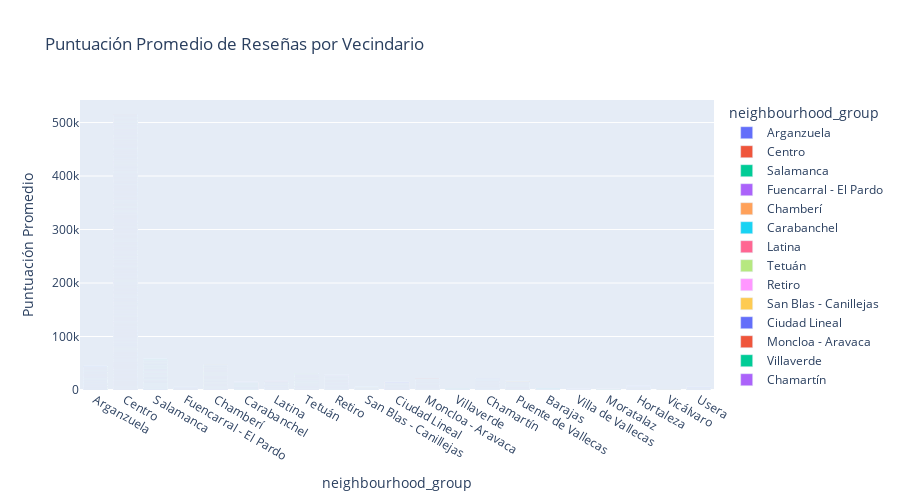

The code cell stored with this chart in its notebook:
### Markdown cell above
### Unimos el dataframe de reseñas y localización para graficar

### Code cell
fig = px.bar(df_combined,
             x='neighbourhood_group', 
             y='review_scores_rating', 
             color='neighbourhood_group',
             title='Puntuación Promedio de Reseñas por Vecindario',
             labels={'review_scores_rating': 'Puntuación Promedio',
                     'neighbourhood': 'Vecindario'},
             height=500)

# Mostrar el gráfico
fig.show()

### Figure 1 — Plotly figure (JSON) as saved in the notebook; plotly's stock layout.template omitted (floating-point values rounded to 4 significant figures; data arrays with more than 128 entries replaced by an {"elided": "..."} marker saying what was removed)
{"data": [{"alignmentgroup": "True", "hovertemplate": "neighbourhood_group=%{x}<br>Puntuación Promedio=%{y}<extra></extra>", "legendgroup": "Arganzuela", "marker": {"color": "#636efa", "pattern": {"shape": ""}}, "name": "Arganzuela", "offsetgroup": "Arganzuela", "orientation": "v", "showlegend": true, "textposition": "auto", "type": "bar", "x": {"elided": "549 str values"}, "xaxis": "x", "y": {"elided": "549 int values"}, "yaxis": "y"}, {"alignmentgroup": "True", "hovertemplate": "neighbourhood_group=%{x}<br>Puntuación Promedio=%{y}<extra></extra>", "legendgroup": "Centro", "marker": {"color": "#EF553B", "pattern": {"shape": ""}}, "name": "Centro", "offsetgroup": "Centro", "orientation": "v", "showlegend": true, "textposition": "auto", "type": "bar", "x": {"elided": "6296 str values"}, "xaxis": "x", "y": {"elided": "6296 int values"}, "yaxis": "y"}, {"alignmentgroup": "True", "hovertemplate": "neighbourhood_group=%{x}<br>Puntuación Promedio=%{y}<extra></extra>", "legendgroup": "Salamanca", "marker": {"color": "#00cc96", "pattern": {"shape": ""}}, "name": "Salamanca", "offsetgroup": "Salamanca", "orientation": "v", "showlegend": true, "textposition": "auto", "type": "bar", "x": {"elided": "799 str values"}, "xaxis": "x", "y": {"elided": "799 int values"}, "yaxis": "y"}, {"alignmentgroup": "True", "hovertemplate": "neighbourhood_group=%{x}<br>Puntuación Promedio=%{y}<extra></extra>", "legendgroup": "Fuencarral - El Pardo", "marker": {"color": "#ab63fa", "pattern": {"shape": ""}}, "name": "Fuencarral - El Pardo", "offsetgroup": "Fuencarral - El Pardo", "orientation": "v", "showlegend": true, "textposition": "auto", "type": "bar", "x": ["Fuencarral - El Pardo", "Fuencarral - El Pardo", "Fuencarral - El Pardo", "Fuencarral - El Pardo", "Fuencarral - El Pardo", "Fuencarral - El Pardo", "Fuencarral - El Pardo", "Fuencarral - El Pardo", "Fuencarral - El Pardo", "Fuencarral - El Pardo", "Fuencarral - El Pardo", "Fuencarral - El Pardo", "Fuencarral - El Pardo", "Fuencarral - El Pardo", "Fuencarral - El Pardo", "Fuencarral - El Pardo", "Fuencarral - El Pardo", "Fuencarral - El Pardo", "Fuencarral - El Pardo", "Fuencarral - El Pardo", "Fuencarral - El Pardo", "Fuencarral - El Pardo", "Fuencarral - El Pardo", "Fuencarral - El Pardo", "Fuencarral - El Pardo", "Fuencarral - El Pardo", "Fuencarral - El Pardo", "Fuencarral - El Pardo", "Fuencarral - El Pardo", "Fuencarral - El Pardo", "Fuencarral - El Pardo", "Fuencarral - El Pardo", "Fuencarral - El Pardo", "Fuencarral - El Pardo", "Fuencarral - El Pardo", "Fuencarral - El Pardo", "Fuencarral - El Pardo", "Fuencarral - El Pardo", "Fuencarral - El Pardo", "Fuencarral - El Pardo", "Fuencarral - El Pardo", "Fuencarral - El Pardo", "Fuencarral - El Pardo", "Fuencarral - El Pardo", "Fuencarral - El Pardo", "Fuencarral - El Pardo", "Fuencarral - El Pardo", "Fuencarral - El Pardo", "Fuencarral - El Pardo", "Fuencarral - El Pardo", "Fuencarral - El Pardo", "Fuencarral - El Pardo", "Fuencarral - El Pardo", "Fuencarral - El Pardo", "Fuencarral - El Pardo", "Fuencarral - El Pardo", "Fuencarral - El Pardo", "Fuencarral - El Pardo", "Fuencarral - El Pardo", "Fuencarral - El Pardo", "Fuencarral - El Pardo", "Fuencarral - El Pardo", "Fuencarral - El Pardo", "Fuencarral - El Pardo", "Fuencarral - El Pardo", "Fuencarral - El Pardo", "Fuencarral - El Pardo", "Fuencarral - El Pardo", "Fuencarral - El Pardo", "Fuencarral - El Pardo", "Fuencarral - El Pardo", "Fuencarral - El Pardo", "Fuencarral - El Pardo", "Fuencarral - El Pardo", "Fuencarral - El Pardo", "Fuencarral - El Pardo", "Fuencarral - El Pardo", "Fuencarral - El Pardo", "Fuencarral - El Pardo", "Fuencarral - El Pardo", "Fuencarral - El Pardo", "Fuencarral - El Pardo", "Fuencarral - El Pardo"], "xaxis": "x", "y": [93, null, 97, null, 98, null, null, null, null, 95, 88, 95, 94, 40, 95, 90, 100, 100, 98, 100, 95, 87, 87, 100, 98, 98, null, 94, 90, 98, null, 87, 84, 98, null, null, 99, null, null, null, 86, 72, 94, null, 97, 84, 100, 92, null, null, null, 92, 92, 87, null, 78, 90, 95, null, 80, 97, 80, null, null, 97, 80, 100, 98, 100, null, null, 100, 73, 100, 60, 40, null, null, 100, null, null, null, null], "yaxis": "y"}, {"alignmentgroup": "True", "hovertemplate": "neighbourhood_group=%{x}<br>Puntuación Promedio=%{y}<extra></extra>", "legendgroup": "Chamberí", "marker": {"color": "#FFA15A", "pattern": {"shape": ""}}, "name": "Chamberí", "offsetgroup": "Chamberí", "orientation": "v", "showlegend": true, "textposition": "auto", "type": "bar", "x": {"elided": "645 str values"}, "xaxis": "x", "y": {"elided": "645 int values"}, "yaxis": "y"}, {"alignmentgroup": "True", "hovertemplate": "neighbourhood_group=%{x}<br>Puntuación Promedio=%{y}<extra></extra>", "legendgroup": "Carabanchel", "marker": {"color": "#19d3f3", "pattern": {"shape": ""}}, "name": "Carabanchel", "offsetgroup": "Carabanchel", "orientation": "v", "showlegend": true, "textposition": "auto", "type": "bar", "x": {"elided": "214 str values"}, "xaxis": "x", "y": {"elided": "214 int values"}, "yaxis": "y"}, {"alignmentgroup": "True", "hovertemplate": "neighbourhood_group=%{x}<br>Puntuación Promedio=%{y}<extra></extra>", "legendgroup": "Latina", "marker": {"color": "#FF6692", "pattern": {"shape": ""}}, "name": "Latina", "offsetgroup": "Latina", "orientation": "v", "showlegend": true, "textposition": "auto", "type": "bar", "x": {"elided": "230 str values"}, "xaxis": "x", "y": {"elided": "230 int values"}, "yaxis": "y"}, {"alignmentgroup": "True", "hovertemplate": "neighbourhood_group=%{x}<br>Puntuación Promedio=%{y}<extra></extra>", "legendgroup": "Tetuán", "marker": {"color": "#B6E880", "pattern": {"shape": ""}}, "name": "Tetuán", "offsetgroup": "Tetuán", "orientation": "v", "showlegend": true, "textposition": "auto", "type": "bar", "x": {"elided": "433 str values"}, "xaxis": "x", "y": {"elided": "433 int values"}, "yaxis": "y"}, {"alignmentgroup": "True", "hovertemplate": "neighbourhood_group=%{x}<br>Puntuación Promedio=%{y}<extra></extra>", "legendgroup": "Retiro", "marker": {"color": "#FF97FF", "pattern": {"shape": ""}}, "name": "Retiro", "offsetgroup": "Retiro", "orientation": "v", "showlegend": true, "textposition": "auto", "type": "bar", "x": {"elided": "351 str values"}, "xaxis": "x", "y": {"elided": "351 int values"}, "yaxis": "y"}, {"alignmentgroup": "True", "hovertemplate": "neighbourhood_group=%{x}<br>Puntuación Promedio=%{y}<extra></extra>", "legendgroup": "San Blas - Canillejas", "marker": {"color": "#FECB52", "pattern": {"shape": ""}}, "name": "San Blas - Canillejas", "offsetgroup": "San Blas - Canillejas", "orientation": "v", "showlegend": true, "textposition": "auto", "type": "bar", "x": ["San Blas - Canillejas", "San Blas - Canillejas", "San Blas - Canillejas", "San Blas - Canillejas", "San Blas - Canillejas", "San Blas - Canillejas", "San Blas - Canillejas", "San Blas - Canillejas", "San Blas - Canillejas", "San Blas - Canillejas", "San Blas - Canillejas", "San Blas - Canillejas", "San Blas - Canillejas", "San Blas - Canillejas", "San Blas - Canillejas", "San Blas - Canillejas", "San Blas - Canillejas", "San Blas - Canillejas", "San Blas - Canillejas", "San Blas - Canillejas", "San Blas - Canillejas", "San Blas - Canillejas", "San Blas - Canillejas", "San Blas - Canillejas", "San Blas - Canillejas", "San Blas - Canillejas", "San Blas - Canillejas", "San Blas - Canillejas", "San Blas - Canillejas", "San Blas - Canillejas", "San Blas - Canillejas", "San Blas - Canillejas", "San Blas - Canillejas", "San Blas - Canillejas", "San Blas - Canillejas", "San Blas - Canillejas", "San Blas - Canillejas", "San Blas - Canillejas", "San Blas - Canillejas", "San Blas - Canillejas", "San Blas - Canillejas", "San Blas - Canillejas", "San Blas - Canillejas", "San Blas - Canillejas", "San Blas - Canillejas", "San Blas - Canillejas", "San Blas - Canillejas", "San Blas - Canillejas", "San Blas - Canillejas", "San Blas - Canillejas", "San Blas - Canillejas", "San Blas - Canillejas", "San Blas - Canillejas", "San Blas - Canillejas", "San Blas - Canillejas", "San Blas - Canillejas", "San Blas - Canillejas", "San Blas - Canillejas", "San Blas - Canillejas", "San Blas - Canillejas", "San Blas - Canillejas", "San Blas - Canillejas", "San Blas - Canillejas", "San Blas - Canillejas", "San Blas - Canillejas", "San Blas - Canillejas", "San Blas - Canillejas", "San Blas - Canillejas", "San Blas - Canillejas", "San Blas - Canillejas", "San Blas - Canillejas", "San Blas - Canillejas", "San Blas - Canillejas", "San Blas - Canillejas", "San Blas - Canillejas", "San Blas - Canillejas", "San Blas - Canillejas", "San Blas - Canillejas", "San Blas - Canillejas", "San Blas - Canillejas", "San Blas - Canillejas", "San Blas - Canillejas", "San Blas - Canillejas", "San Blas - Canillejas", "San Blas - Canillejas", "San Blas - Canillejas"], "xaxis": "x", "y": [85, 96, 91, null, 95, null, 94, 96, 73, 87, 100, 84, 96, 95, 97, 96, 91, 90, 83, 98, 96, 93, 97, 86, 90, null, 97, null, 92, 94, 97, 98, null, 95, 98, 77, 85, 99, 90, null, 89, 94, 97, 95, 100, null, 84, null, null, null, 100, null, 94, null, 100, null, null, null, null, 80, null, null, null, null, null, null, null, null, null, null, null, 100, 96, null, 96, 94, 100, 89, 87, 90, 93, null, 100, null, 85, null], "yaxis": "y"}, {"alignmentgroup": "True", "hovertemplate": "neighbourhood_group=%{x}<br>Puntuación Promedio=%{y}<extra></extra>", "legendgroup": "Ciudad Lineal", "marker": {"color": "#636efa", "pattern": {"shape": ""}}, "name": "Ciudad Lineal", "offsetgroup": "Ciudad Lineal", "orientation": "v", "showlegend": true, "textposition": "auto", "type": "bar", "x": {"elided": "193 str values"}, "xaxis": "x", "y": {"elided": "193 int values"}, "yaxis": "y"}, {"alignmentgroup": "True", "hovertemplate": "neighbourhood_group=%{x}<br>Puntuación Promedio=%{y}<extra></extra>", "legendgroup": "Moncloa - Aravaca", "marker": {"color": "#EF553B", "pattern": {"shape": ""}}, "name": "Moncloa - Aravaca", "offsetgroup": "Moncloa - Aravaca", "orientation": "v", "showlegend": true, "textposition": "auto", "type": "bar", "x": {"elided": "270 str values"}, "xaxis": "x", "y": {"elided": "270 int values"}, "yaxis": "y"}, {"alignmentgroup": "True", "hovertemplate": "neighbourhood_group=%{x}<br>Puntuación Promedio=%{y}<extra></extra>", "legendgroup": "Villaverde", "marker": {"color": "#00cc96", "pattern": {"shape": ""}}, "name": "Villaverde", "offsetgroup": "Villaverde", "orientation": "v", "showlegend": true, "textposition": "auto", "type": "bar", "x": ["Villaverde", "Villaverde", "Villaverde", "Villaverde", "Villaverde", "Villaverde", "Villaverde", "Villaverde", "Villaverde", "Villaverde", "Villaverde", "Villaverde", "Villaverde", "Villaverde", "Villaverde", "Villaverde", "Villaverde", "Villaverde", "Villaverde", "Villaverde", "Villaverde", "Villaverde", "Villaverde", "Villaverde", "Villaverde", "Villaverde", "Villaverde", "Villaverde", "Villaverde", "Villaverde", "Villaverde", "Villaverde", "Villaverde", "Villaverde", "Villaverde"], "xaxis": "x", "y": [93, 94, 99, 99, 93, 93, 100, 99, 93, 98, null, null, null, 95, 96, 95, 100, 70, null, 80, 85, 100, 74, 84, 95, 100, 90, 70, 97, null, 100, 90, 90, 91, null], "yaxis": "y"}, {"alignmentgroup": "True", "hovertemplate": "neighbourhood_group=%{x}<br>Puntuación Promedio=%{y}<extra></extra>", "legendgroup": "Chamartín", "marker": {"color": "#ab63fa", "pattern": {"shape": ""}}, "name": "Chamartín", "offsetgroup": "Chamartín", "orientation": "v", "showlegend": true, "textposition": "auto", "type": "bar", "x": {"elided": "297 str values"}, "xaxis": "x", "y": {"elided": "297 int values"}, "yaxis": "y"}, {"alignmentgroup": "True", "hovertemplate": "neighbourhood_group=%{x}<br>Puntuación Promedio=%{y}<extra></extra>", "legendgroup": "Puente de Vallecas", "marker": {"color": "#FFA15A", "pattern": {"shape": ""}}, "name": "Puente de Vallecas", "offsetgroup": "Puente de Vallecas", "orientation": "v", "showlegend": true, "textposition": "auto", "type": "bar", "x": {"elided": "209 str values"}, "xaxis": "x", "y": {"elided": "209 int values"}, "yaxis": "y"}, {"alignmentgroup": "True", "hovertemplate": "neighbourhood_group=%{x}<br>Puntuación Promedio=%{y}<extra></extra>", "legendgroup": "Barajas", "marker": {"color": "#19d3f3", "pattern": {"shape": ""}}, "name": "Barajas", "offsetgroup": "Barajas", "orientation": "v", "showlegend": true, "textposition": "auto", "type": "bar", "x": ["Barajas", "Barajas", "Barajas", "Barajas", "Barajas", "Barajas", "Barajas", "Barajas", "Barajas", "Barajas", "Barajas", "Barajas", "Barajas", "Barajas", "Barajas", "Barajas", "Barajas", "Barajas", "Barajas", "Barajas", "Barajas", "Barajas", "Barajas", "Barajas", "Barajas", "Barajas", "Barajas", "Barajas"], "xaxis": "x", "y": [100, null, 100, 98, 95, 98, 82, 93, 93, null, 95, 96, 93, 95, 88, null, 85, 95, 84, 94, 96, 100, 95, 93, 100, null, null, 100], "yaxis": "y"}, {"alignmentgroup": "True", "hovertemplate": "neighbourhood_group=%{x}<br>Puntuación Promedio=%{y}<extra></extra>", "legendgroup": "Villa de Vallecas", "marker": {"color": "#FF6692", "pattern": {"shape": ""}}, "name": "Villa de Vallecas", "offsetgroup": "Villa de Vallecas", "orientation": "v", "showlegend": true, "textposition": "auto", "type": "bar", "x": ["Villa de Vallecas", "Villa de Vallecas", "Villa de Vallecas", "Villa de Vallecas", "Villa de Vallecas", "Villa de Vallecas", "Villa de Vallecas", "Villa de Vallecas", "Villa de Vallecas", "Villa de Vallecas", "Villa de Vallecas", "Villa de Vallecas", "Villa de Vallecas", "Villa de Vallecas", "Villa de Vallecas", "Villa de Vallecas", "Villa de Vallecas", "Villa de Vallecas"], "xaxis": "x", "y": [100, 100, 93, 97, 94, 97, 98, 83, 96, 93, 96, null, 91, 91, null, 77, null, null], "yaxis": "y"}, {"alignmentgroup": "True", "hovertemplate": "neighbourhood_group=%{x}<br>Puntuación Promedio=%{y}<extra></extra>", "legendgroup": "Moratalaz", "marker": {"color": "#B6E880", "pattern": {"shape": ""}}, "name": "Moratalaz", "offsetgroup": "Moratalaz", "orientation": "v", "showlegend": true, "textposition": "auto", "type": "bar", "x": ["Moratalaz", "Moratalaz", "Moratalaz", "Moratalaz", "Moratalaz", "Moratalaz", "Moratalaz", "Moratalaz", "Moratalaz", "Moratalaz", "Moratalaz", "Moratalaz", "Moratalaz", "Moratalaz", "Moratalaz", "Moratalaz", "Moratalaz", "Moratalaz", "Moratalaz", "Moratalaz", "Moratalaz", "Moratalaz", "Moratalaz"], "xaxis": "x", "y": [97, 93, 95, null, 88, 99, 96, null, 91, null, 82, 89, 93, null, null, 93, 87, 100, 100, null, 100, 100, null], "yaxis": "y"}, {"alignmentgroup": "True", "hovertemplate": "neighbourhood_group=%{x}<br>Puntuación Promedio=%{y}<extra></extra>", "legendgroup": "Hortaleza", "marker": {"color": "#FF97FF", "pattern": {"shape": ""}}, "name": "Hortaleza", "offsetgroup": "Hortaleza", "orientation": "v", "showlegend": true, "textposition": "auto", "type": "bar", "x": ["Hortaleza", "Hortaleza", "Hortaleza", "Hortaleza", "Hortaleza", "Hortaleza", "Hortaleza", "Hortaleza", "Hortaleza", "Hortaleza", "Hortaleza", "Hortaleza", "Hortaleza", "Hortaleza", "Hortaleza", "Hortaleza", "Hortaleza", "Hortaleza", "Hortaleza", "Hortaleza", "Hortaleza", "Hortaleza", "Hortaleza", "Hortaleza", "Hortaleza", "Hortaleza", "Hortaleza", "Hortaleza", "Hortaleza", "Hortaleza", "Hortaleza", "Hortaleza", "Hortaleza", "Hortaleza", "Hortaleza", "Hortaleza", "Hortaleza", "Hortaleza", "Hortaleza", "Hortaleza", "Hortaleza", "Hortaleza", "Hortaleza", "Hortaleza", "Hortaleza", "Hortaleza", "Hortaleza", "Hortaleza", "Hortaleza", "Hortaleza", "Hortaleza", "Hortaleza", "Hortaleza", "Hortaleza", "Hortaleza", "Hortaleza", "Hortaleza", "Hortaleza", "Hortaleza", "Hortaleza", "Hortaleza", "Hortaleza", "Hortaleza", "Hortaleza", "Hortaleza", "Hortaleza", "Hortaleza", "Hortaleza", "Hortaleza", "Hortaleza", "Hortaleza", "Hortaleza", "Hortaleza", "Hortaleza", "Hortaleza", "Hortaleza", "Hortaleza", "Hortaleza", "Hortaleza", "Hortaleza", "Hortaleza", "Hortaleza", "Hortaleza", "Hortaleza", "Hortaleza", "Hortaleza", "Hortaleza", "Hortaleza", "Hortaleza", "Hortaleza", "Hortaleza", "Hortaleza", "Hortaleza", "Hortaleza"], "xaxis": "x", "y": [96, 98, 98, null, 94, 84, 100, 91, 98, 94, 96, 92, 91, 93, 99, 100, null, 99, 95, 98, 82, 97, 100, 98, 95, 97, 100, 99, 80, 100, 98, 97, 96, 80, 94, 94, 99, 100, 98, 95, 96, 94, 95, 100, 94, 47, 98, 88, 91, 92, 94, 88, 90, 88, 96, 97, 99, 98, 55, 89, null, null, null, 88, null, 80, null, 95, null, 99, null, 85, null, 79, 100, 85, null, 98, null, 100, null, 100, null, 95, null, 100, 40, 80, null, 100, null, 80, 90, null], "yaxis": "y"}, {"alignmentgroup": "True", "hovertemplate": "neighbourhood_group=%{x}<br>Puntuación Promedio=%{y}<extra></extra>", "legendgroup": "Vicálvaro", "marker": {"color": "#FECB52", "pattern": {"shape": ""}}, "name": "Vicálvaro", "offsetgroup": "Vicálvaro", "orientation": "v", "showlegend": true, "textposition": "auto", "type": "bar", "x": ["Vicálvaro", "Vicálvaro", "Vicálvaro", "Vicálvaro", "Vicálvaro", "Vicálvaro", "Vicálvaro", "Vicálvaro", "Vicálvaro"], "xaxis": "x", "y": [96, null, 99, null, 94, 96, null, null, 100], "yaxis": "y"}, {"alignmentgroup": "True", "hovertemplate": "neighbourhood_group=%{x}<br>Puntuación Promedio=%{y}<extra></extra>", "legendgroup": "Usera", "marker": {"color": "#636efa", "pattern": {"shape": ""}}, "name": "Usera", "offsetgroup": "Usera", "orientation": "v", "showlegend": true, "textposition": "auto", "type": "bar", "x": ["Usera", "Usera", "Usera", "Usera", "Usera", "Usera", "Usera", "Usera", "Usera", "Usera", "Usera", "Usera", "Usera", "Usera", "Usera", "Usera", "Usera", "Usera", "Usera", "Usera", "Usera", "Usera", "Usera", "Usera", "Usera", "Usera", "Usera", "Usera", "Usera", "Usera", "Usera", "Usera", "Usera", "Usera", "Usera", "Usera", "Usera", "Usera", "Usera", "Usera", "Usera", "Usera", "Usera", "Usera", "Usera", "Usera", "Usera", "Usera", "Usera", "Usera", "Usera", "Usera", "Usera", "Usera", "Usera", "Usera", "Usera", "Usera", "Usera", "Usera", "Usera", "Usera", "Usera", "Usera", "Usera", "Usera", "Usera", "Usera", "Usera", "Usera", "Usera", "Usera", "Usera", "Usera", "Usera", "Usera", "Usera", "Usera", "Usera", "Usera", "Usera", "Usera", "Usera", "Usera", "Usera", "Usera", "Usera", "Usera", "Usera", "Usera", "Usera", "Usera", "Usera", "Usera", "Usera", "Usera", "Usera"], "xaxis": "x", "y": [94, 99, null, 93, 94, 92, 94, 95, 94, 97, 94, 92, 94, 92, 100, 97, 86, 91, 94, 95, 99, null, 98, 83, 97, null, 97, null, 98, 95, 93, 82, 73, null, 90, 80, 60, 40, null, 20, 90, null, null, null, 90, null, 100, 100, null, 80, 60, 84, 87, 90, null, 94, null, null, 60, null, 100, 89, 80, 60, 98, 85, 80, 60, 88, 60, null, 80, 60, 89, null, 95, null, 93, 40, null, null, null, null, null, null, null, null, null, 82, null, 100, 60, null, null, 70, 100, null], "yaxis": "y"}], "layout": {"barmode": "relative", "height": 500, "legend": {"title": {"text": "neighbourhood_group"}, "tracegroupgap": 0}, "title": {"text": "Puntuación Promedio de Reseñas por Vecindario"}, "xaxis": {"anchor": "y", "categoryarray": ["Arganzuela", "Centro", "Salamanca", "Fuencarral - El Pardo", "Chamberí", "Carabanchel", "Latina", "Tetuán", "Retiro", "San Blas - Canillejas", "Ciudad Lineal", "Moncloa - Aravaca", "Villaverde", "Chamartín", "Puente de Vallecas", "Barajas", "Villa de Vallecas", "Moratalaz", "Hortaleza", "Vicálvaro", "Usera"], "categoryorder": "array", "domain": [0, 1], "title": {"text": "neighbourhood_group"}}, "yaxis": {"anchor": "x", "domain": [0, 1], "title": {"text": "Puntuación Promedio"}}}}
